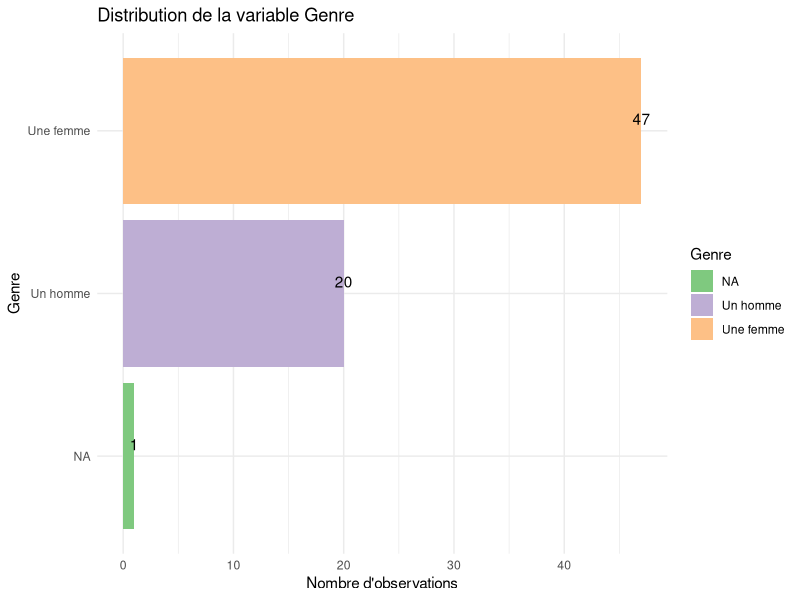
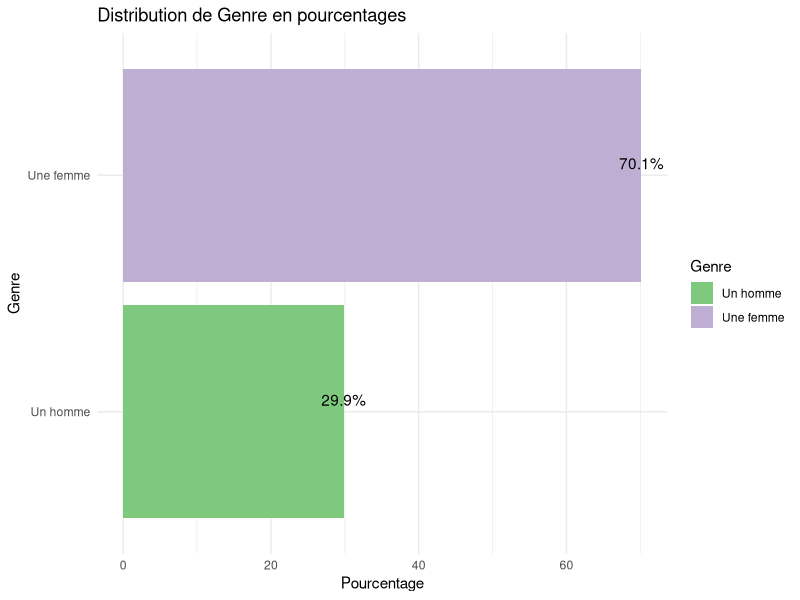
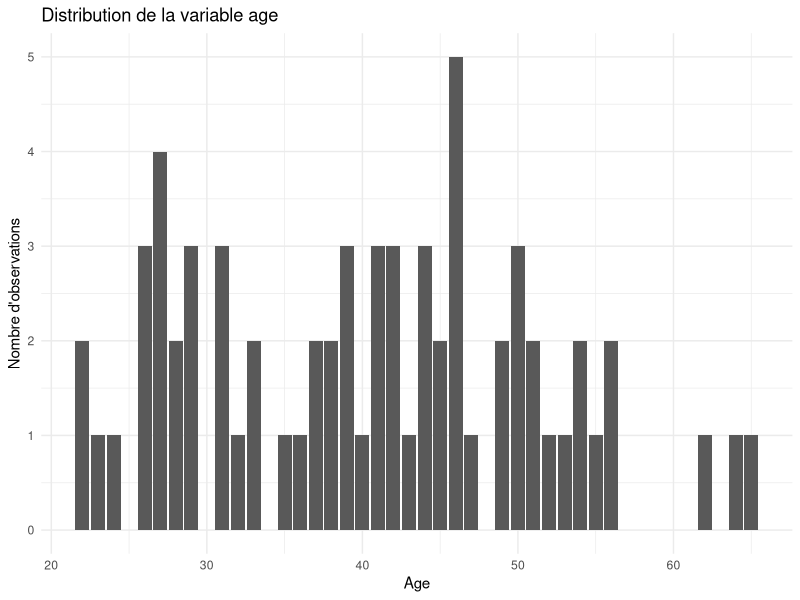
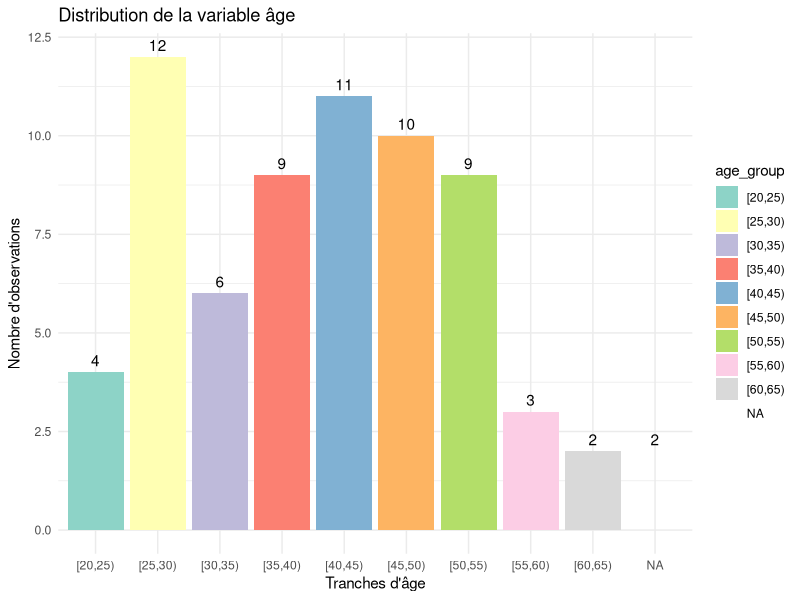
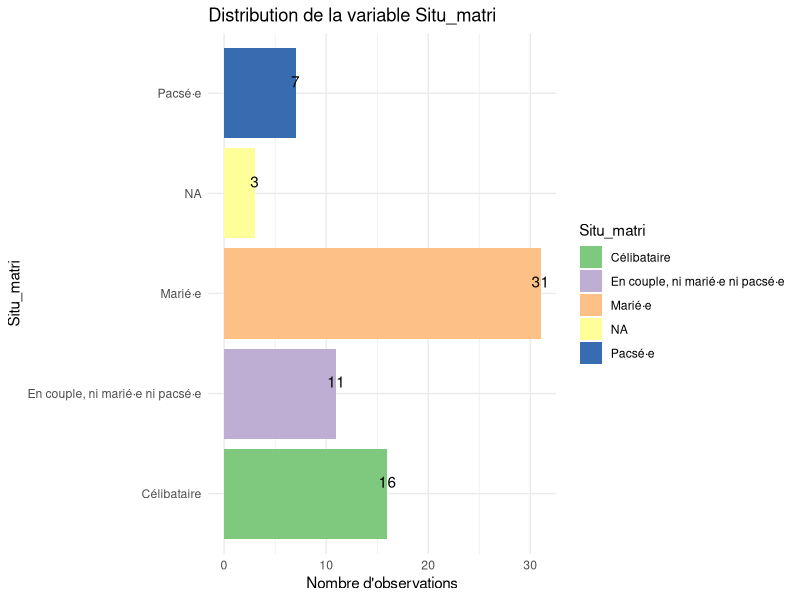
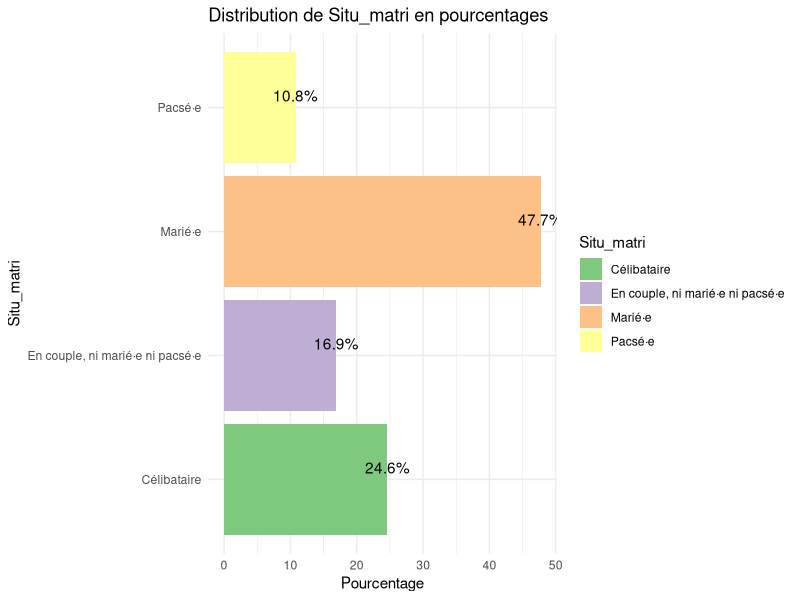
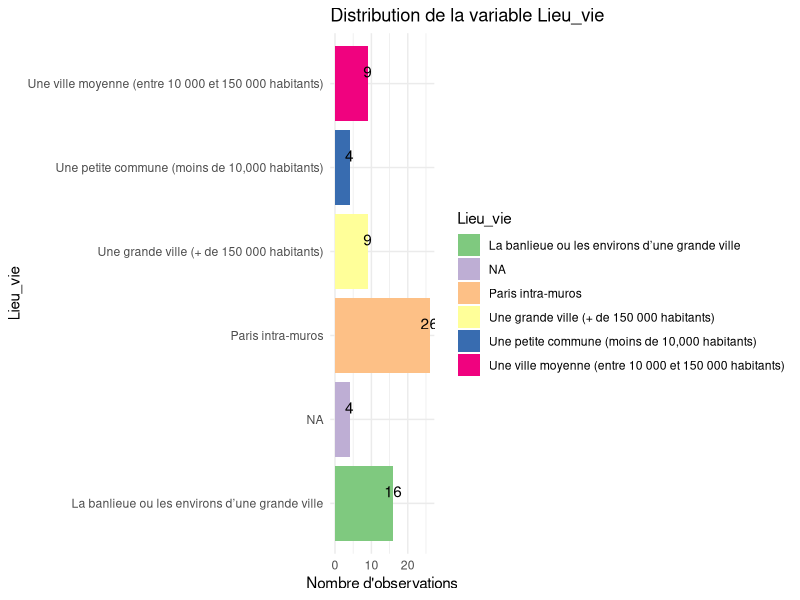
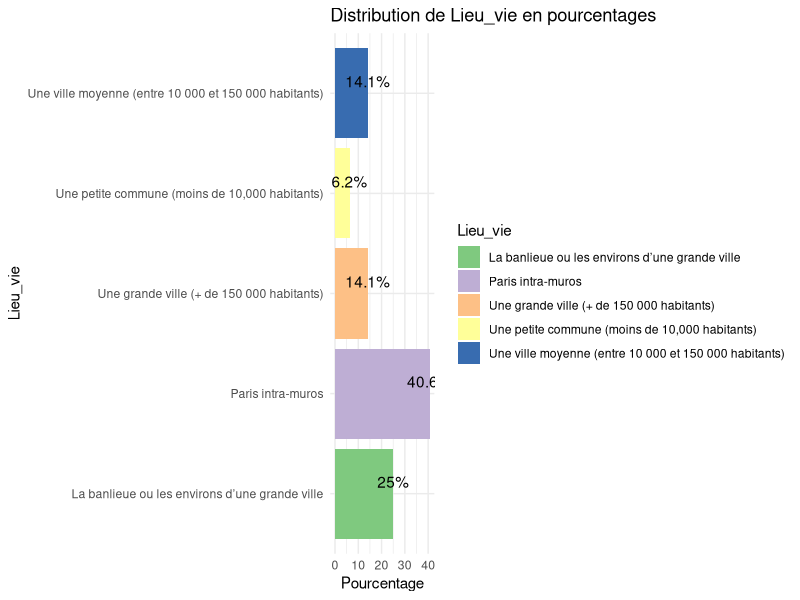

The R script that drew these images, in order:
setwd("PROVIRCAP")
data <- read.csv("data_assoquest_recoded_fmt.csv")

library(dplyr)
library(ggplot2)

#on créé le dataframe investissement responsable
data_inv <- data %>%
  filter(Dep_rse3_4=='Oui')%>%
  select(-Dep_rse3_2, -Dep_rse3_3, -Dep_rse3_1, -Dep_rse3_5, -Dep_rse3_6, -Dep_rse3_7)%>%
  rename(mission = Dep_rse3_4)%>%
  mutate(mission = case_when(
    mission =='Oui'~'investissement responsable',
    TRUE ~ mission))
print(data_inv$mission[1:20])

#Afficher combien il y a d'observations
nombre_observations <- nrow(data_inv)
print(nombre_observations)
#il y a 68 observations au total
#(68 personnes qui ont déclaré traiter de cette thématique dans leur mission)


create_bar_plot <- function(data, variable, file_name) {
  data <- data %>%
    mutate(!!variable := ifelse(is.na(!!sym(variable)), "NA", !!sym(variable)))
  
  p <- ggplot(data, aes_string(x = variable, fill = variable)) +
    geom_bar() +
    labs(title = paste("Distribution de la variable", variable),
         x = variable,
         y = "Nombre d'observations") +
    scale_fill_brewer(palette = "Accent") +
    theme_minimal() +
    geom_text(stat = "count", aes_string(label = "..count.."), vjust = -0.5)+
    coord_flip()
  
  print(p)
  ggsave(filename = file_name, plot = p, width = 8, height = 6)
}

create_percentage_bar_plot <- function(data, variable, file_name) {
  filtered_data <- data %>%
    filter(!!sym(variable) != "NA") %>%
    group_by(!!sym(variable)) %>%
    summarise(count = n()) %>%
    mutate(percentage = count / sum(count) * 100)
  
  p <- ggplot(filtered_data, aes_string(x = variable, y = "percentage", fill = variable)) +
    geom_bar(stat = "identity") +
    geom_text(aes_string(label = "paste0(round(percentage, 1), '%')"), 
              vjust = -0.5) +
    labs(title = paste("Distribution de", variable, "en pourcentages"),
         x = variable,
         y = "Pourcentage") +
    scale_fill_brewer(palette = "Accent") +
    theme_minimal()+
    coord_flip()
  print(p)
  ggsave(filename = file_name, plot = p, width = 8, height = 6)
}


# Genre
create_bar_plot(data_inv, "Genre", "genre_inv.png")
create_percentage_bar_plot(data_inv, "Genre", "genre_inv_pourcentage.png")

# Variable d'âge
p<-ggplot(data_inv, aes(x = age, fill=age)) +
  geom_bar() +
  labs(title = "Distribution de la variable age",
       x = "Age",
       y = "Nombre d'observations") +
  scale_fill_brewer(palette = "Accent")+
  theme_minimal()
print(p)
ggsave(filename = "age_inv.png", plot = p, width = 8, height = 6)

# Âge mais version tranches
data_inv$age_group <- cut(data_inv$age, breaks = seq(0, max(data_inv$age, na.rm = TRUE), by = 5), right = FALSE)

p <- ggplot(data_inv, aes(x = age_group, fill = age_group)) +
  geom_bar() +
  labs(title = "Distribution de la variable âge",
       x = "Tranches d'âge",
       y = "Nombre d'observations") +
  scale_fill_brewer(palette = "Set3") +
  theme_minimal() +
  geom_text(stat = "count", aes(label = ..count..), vjust = -0.5)

print(p)
ggsave(filename = "age_inv_tranches.png", plot = p, width = 8, height = 6)

#Situation matrimoniale
create_bar_plot(data_inv, "Situ_matri", "situ_matri_inv.png")
create_percentage_bar_plot(data_inv, "Situ_matri", "situ_matri_inv_pourcentage.png")

#Lieu de vie 
create_bar_plot(data_inv, "Lieu_vie", "lieu_inv.png")
create_percentage_bar_plot(data_inv, "Lieu_vie", "lieu_inv_pourcentage.png")

#Diplome

data_inv <- data_inv %>%
  mutate(dipl_niv_short = case_when(
    Dipl_niv == "Un diplôme universitaire correspondant à au moins 4 années d’études supérieures après le baccalauréat (maîtris" ~ "Bac+4 ou plus",
    Dipl_niv == "Un diplôme universitaire correspondant à moins de 4 années d’études supérieures après le baccalauréat (par exem" ~ "jusqu'a Bac+4",
    Dipl_niv == "Le baccalauréat ou un certificat d’études ou un diplôme de l’enseignement secondaire autre que le baccalauréat (" ~ "Bac",
    TRUE ~ Dipl_niv  # Pour garder les autres valeurs inchangées
  ))

create_bar_plot(data_inv, "dipl_niv_short", "diplome_inv.png")
create_percentage_bar_plot(data_inv, "dipl_niv_short", "diplome_inv_pourcentage.png")


#Etablissement d'études sup
create_bar_plot(data_inv, "Type_etudsup", "etude_inv.png")
create_percentage_bar_plot(data_inv, "Type_etudsup", "etude_inv_pourcentage.png")

#Discipline du cursus

data_inv <- data_inv %>%
  mutate(Spe_etudsup= case_when(
    Spe_etudsup == "Sciences humaines et sociales (histoire, sociologie, philosophie, psychologie, sciences politiques, ...)" ~ "Sciences humaines et sociales",
    TRUE ~ Spe_etudsup
  ))

create_bar_plot(data_inv, "Spe_etudsup", "spe_inv.png")
create_percentage_bar_plot(data_inv, "Spe_etudsup", "spe_inv_pourcentage.png")

#Statut d'emploi
data_inv <- data_inv %>%
  mutate(Emp_cont_short = case_when(
    Emp_cont == "Statut d'indépendant·e (Auto-entrepreneur·se, portage salarial, société unipersonnelle...)" ~ "Indépendant.e",
    TRUE ~ Emp_cont  # Pour garder les autres valeurs inchangées
  ))

create_bar_plot(data_inv, "Emp_cont_short", "statut_inv.png")
create_percentage_bar_plot(data_inv, "Emp_cont_short", "statut_inv_pourcentage.png")

#Type de cadre
create_bar_plot(data_inv, "cadre_inout", "cadre_inv.png")
create_percentage_bar_plot(data_inv, "cadre_inout", "cadre_inv_pourcentage.png")



#Type d'emploi des consultant.es

df_filtered <- data_inv %>% 
  filter(Emp_cons == "Oui")

df_filtered <- df_filtered %>%
  mutate(emp_cont_grouped = ifelse(Emp_cont == "Statut d'indépendant·e (Auto-entrepreneur·se, portage salarial, société unipersonnelle...)", "freelance", 
                                   ifelse(Emp_cont %in% c("CDD", "CDI"), "CDD/CDI", NA)))

create_bar_plot(df_filtered, "emp_cont_grouped", "emploi_cons_inv.png")
create_percentage_bar_plot(df_filtered, "emp_cont_grouped", "emploi_cons_inv_pourcentage.png")



#Niveau hiérarchique
create_bar_plot(data_inv, "Emp_statut", "hiérarchie_inv.png")
create_percentage_bar_plot(data_inv, "Emp_statut", "hiérarchie_inv_pourcentage.png")

#Tableau descriptif de l'âge selon les différents postes
descriptives <- data_inv %>%
  group_by(Emp_statut) %>%
  summarise(
    mean_age = mean(age, na.rm = TRUE),
    min_age = min(age, na.rm = TRUE),
    max_age = max(age, na.rm = TRUE),
    sd_age = sd(age, na.rm = TRUE)
  )

print(descriptives)
write.table(descriptives, "tableau_inv.txt", sep = "\t", row.names = FALSE)


#Hiérarchie simplifiée
create_bar_plot(data_inv, "Emp_statut_rec2", "hiérarchie_s_inv.png")
create_percentage_bar_plot(data_inv, "Emp_statut_rec2", "hiérarchie_s_inv_pourcentage.png")


#Un escalator de verre?
gender_distribution <- data_inv %>%
  filter(!is.na(Emp_statut_rec3))%>%
  filter(!is.na(Genre)) %>%
  group_by(Emp_statut_rec3, Genre) %>%
  summarise(count = n()) %>%
  mutate(percentage = count / sum(count) * 100) %>%
  ungroup()

p<-ggplot(gender_distribution, aes(x = Emp_statut_rec3, y = percentage, fill = Genre)) +
  geom_bar(stat = "identity", position = "stack") +
  geom_text(aes(label = paste0(round(percentage), "%")), position = position_stack(vjust = 0.5)) +
  labs(title = "Répartition du Genre par Statut d'Emploi",
       x = "Statut d'Emploi",
       y = "Pourcentage",
       fill = "Genre") +
  theme_minimal()

print(p)
ggsave(filename = "répartition_hf_inv.png", plot = p, width = 8, height = 6)


#Type d'organisation employeuse
create_bar_plot(data_inv, "Org_type", "org_inv.png")
create_percentage_bar_plot(data_inv, "Org_type", "org_inv_pourcentage.png")

# Niveau hiérarchique hors consultant.es

filtered_data <- data_inv %>%
  filter(Emp_cons == "Non") 
create_bar_plot(filtered_data, "Emp_statut", "hiérarchie2_inv.png")
create_percentage_bar_plot(filtered_data, "Emp_statut", "hiérarchie2_inv_pourcentage.png")

#Niveau hiérarchique consultant.es
filtered_data <- data_inv %>%
  filter(Emp_cons == "Oui") 
create_bar_plot(filtered_data, "Emp_statut", "hiérarchie2_cons_inv.png")
create_percentage_bar_plot(filtered_data, "Emp_statut", "hiérarchie2_cons_inv_pourcentage.png")

#Année du premier CDD ou CDI de la carrière
p<-ggplot(data_inv, aes(x = Prem_contrat_annee)) +
  geom_bar() +
  labs(title = "Année du premier CDD ou CDI de la carrière",
       x = "année",
       y = "Nombre d'observations") +
  theme_minimal()

print(p)
ggsave(filename = "premier_emploi_inv.png", plot = p, width = 8, height = 6)

#version tranches

data_inv$age_group <- cut(data_inv$Prem_contrat_annee, breaks = seq(0, max(data_inv$Prem_contrat_annee, na.rm = TRUE), by = 5), right = FALSE)

p <- ggplot(data_inv, aes(x = age_group, fill = age_group)) +
  geom_bar() +
  labs(title = "Premier CDD ou CDI",
       x = "Tranches d'années",
       y = "Nombre d'observations") +
  scale_fill_brewer(palette = "Set3") +
  theme_minimal() +
  geom_text(stat = "count", aes(label = ..count..), vjust = -0.5)+
  coord_flip()

print(p)
ggsave(filename = "prem_emploi_inv_tranches.png", plot = p, width = 8, height = 6)




#Année du premier poste en RSE
p<- ggplot(data_inv, aes(x = Prem_rse_annee_rec)) +
  geom_bar() +
  labs(title = "Année du premier poste en RSE",
       x = "année",
       y = "Nombre d'observations") +
  theme_minimal()

print(p)
ggsave(filename = "premier_rse_inv.png", plot = p, width = 8, height = 6)






